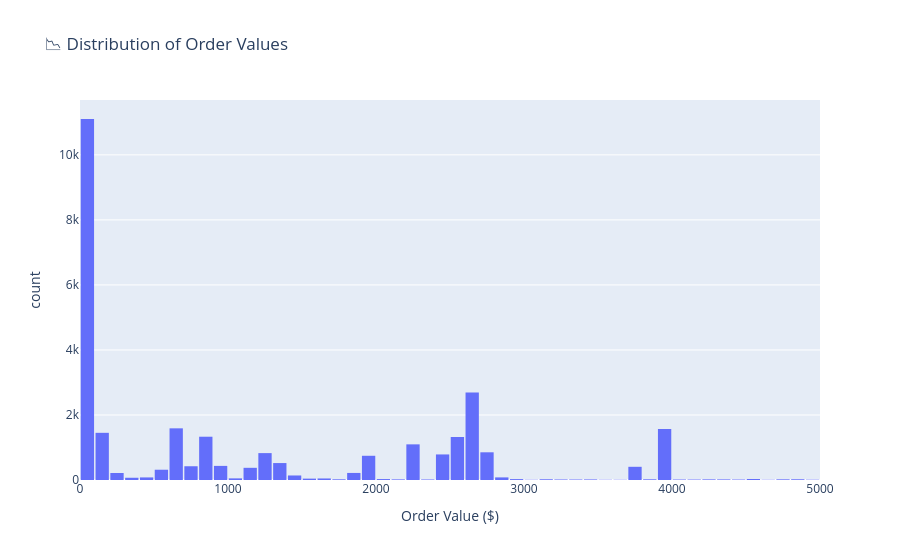

Write notebook code for a chart like this one.
### Markdown cell above
## 2.3 Histogram

### Code cell
# Distribution of order values
df_order_values = conn.execute("""
    SELECT TotalDue
    FROM sales_orders
    WHERE TotalDue < 5000
""").df()

# Histogram
fig = px.histogram(
    df_order_values,
    x='TotalDue',
    nbins=50,
    title='📉 Distribution of Order Values',
    labels={'TotalDue': 'Order Value ($)'}
)
fig.update_layout(bargap=0.1)
fig.show()

### Figure 1 — Plotly figure (JSON) as saved in the notebook; plotly's stock layout.template omitted (floating-point values rounded to 4 significant figures; data arrays with more than 128 entries replaced by an {"elided": "..."} marker saying what was removed)
{"data": [{"bingroup": "x", "hovertemplate": "Order Value ($)=%{x}<br>count=%{y}<extra></extra>", "legendgroup": "", "marker": {"color": "#636efa", "pattern": {"shape": ""}}, "name": "", "nbinsx": 50, "orientation": "v", "showlegend": false, "type": "histogram", "x": {"elided": "29194 float values"}, "xaxis": "x", "yaxis": "y"}], "layout": {"bargap": 0.1, "barmode": "relative", "legend": {"tracegroupgap": 0}, "title": {"text": "📉 Distribution of Order Values"}, "xaxis": {"anchor": "y", "domain": [0, 1], "title": {"text": "Order Value ($)"}}, "yaxis": {"anchor": "x", "domain": [0, 1], "title": {"text": "count"}}}}
